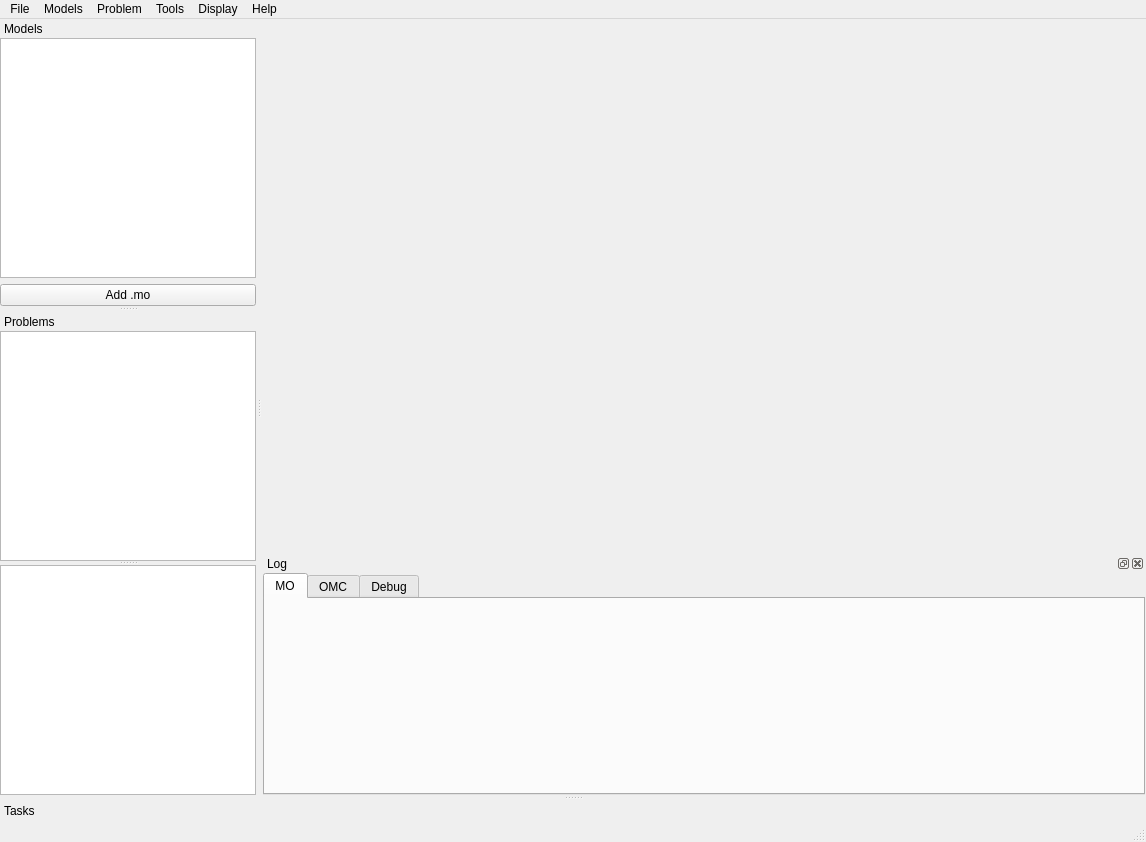
<?xml version="1.0" encoding="UTF-8"?>
<ui version="4.0">
 <class>MainWindowClass</class>
 <widget class="QMainWindow" name="MainWindowClass">
  <property name="geometry">
   <rect>
    <x>0</x>
    <y>0</y>
    <width>1146</width>
    <height>842</height>
   </rect>
  </property>
  <property name="windowTitle">
   <string>OMOptim</string>
  </property>
  <property name="windowIcon">
   <iconset resource="Resources/OMOptim.qrc">
    <normaloff>:/icons/Sync</normaloff>:/icons/Sync</iconset>
  </property>
  <property name="styleSheet">
   <string/>
  </property>
  <property name="dockOptions">
   <set>QMainWindow::AllowNestedDocks|QMainWindow::AllowTabbedDocks|QMainWindow::AnimatedDocks</set>
  </property>
  <widget class="QWidget" name="centralWidget">
   <layout class="QGridLayout">
    <property name="leftMargin">
     <number>1</number>
    </property>
    <property name="topMargin">
     <number>1</number>
    </property>
    <property name="rightMargin">
     <number>1</number>
    </property>
    <property name="bottomMargin">
     <number>0</number>
    </property>
    <property name="spacing">
     <number>1</number>
    </property>
    <item row="0" column="0">
     <widget class="QSplitter" name="splitterH">
      <property name="sizePolicy">
       <sizepolicy hsizetype="Expanding" vsizetype="Preferred">
        <horstretch>0</horstretch>
        <verstretch>2</verstretch>
       </sizepolicy>
      </property>
      <property name="orientation">
       <enum>Qt::Horizontal</enum>
      </property>
      <widget class="QWidget" name="widgetToDelete" native="true">
       <property name="sizePolicy">
        <sizepolicy hsizetype="Expanding" vsizetype="Fixed">
         <horstretch>10</horstretch>
         <verstretch>10</verstretch>
        </sizepolicy>
       </property>
       <zorder>dockLog</zorder>
       <zorder>dockLog</zorder>
       <zorder>dockLog</zorder>
       <zorder>dockLog</zorder>
       <zorder>dockLog</zorder>
      </widget>
     </widget>
    </item>
    <item row="2" column="0">
     <widget class="QDockWidget" name="dockLog">
      <property name="sizePolicy">
       <sizepolicy hsizetype="Minimum" vsizetype="Maximum">
        <horstretch>0</horstretch>
        <verstretch>0</verstretch>
       </sizepolicy>
      </property>
      <property name="minimumSize">
       <size>
        <width>186</width>
        <height>163</height>
       </size>
      </property>
      <property name="allowedAreas">
       <set>Qt::BottomDockWidgetArea</set>
      </property>
      <property name="windowTitle">
       <string>Log</string>
      </property>
      <widget class="QWidget" name="dockWidgetContents">
       <layout class="QHBoxLayout">
        <property name="spacing">
         <number>0</number>
        </property>
        <property name="margin">
         <number>0</number>
        </property>
        <item>
         <widget class="QTabWidget" name="TabWidget">
          <property name="sizePolicy">
           <sizepolicy hsizetype="Expanding" vsizetype="Preferred">
            <horstretch>0</horstretch>
            <verstretch>0</verstretch>
           </sizepolicy>
          </property>
          <property name="currentIndex">
           <number>0</number>
          </property>
          <property name="elideMode">
           <enum>Qt::ElideNone</enum>
          </property>
          <widget class="QWidget" name="Tab">
           <attribute name="title">
            <string>MO</string>
           </attribute>
           <layout class="QHBoxLayout" name="horizontalLayout_2">
            <property name="margin">
             <number>0</number>
            </property>
            <item>
             <layout class="QGridLayout" name="layoutTextLog"/>
            </item>
           </layout>
          </widget>
          <widget class="QWidget" name="Tab_2">
           <attribute name="title">
            <string>OMC</string>
           </attribute>
           <layout class="QGridLayout">
            <property name="margin">
             <number>0</number>
            </property>
            <property name="spacing">
             <number>0</number>
            </property>
            <item row="0" column="0">
             <widget class="QTextBrowser" name="textOMC"/>
            </item>
           </layout>
          </widget>
          <widget class="QWidget" name="TabDebug">
           <attribute name="title">
            <string>Debug</string>
           </attribute>
           <layout class="QHBoxLayout" name="horizontalLayout">
            <property name="spacing">
             <number>0</number>
            </property>
            <property name="margin">
             <number>0</number>
            </property>
            <item>
             <widget class="QTextEdit" name="textDebug">
              <property name="sizePolicy">
               <sizepolicy hsizetype="Expanding" vsizetype="Ignored">
                <horstretch>0</horstretch>
                <verstretch>0</verstretch>
               </sizepolicy>
              </property>
             </widget>
            </item>
           </layout>
          </widget>
         </widget>
        </item>
       </layout>
       <zorder>TabWidget</zorder>
       <zorder></zorder>
      </widget>
     </widget>
    </item>
   </layout>
  </widget>
  <widget class="QMenuBar" name="menuBar">
   <property name="geometry">
    <rect>
     <x>0</x>
     <y>0</y>
     <width>1146</width>
     <height>27</height>
    </rect>
   </property>
   <widget class="QMenu" name="menuFile">
    <property name="title">
     <string>File</string>
    </property>
    <addaction name="actionNewProject"/>
    <addaction name="actionLoadProject"/>
    <addaction name="actionSaveProject"/>
    <addaction name="separator"/>
    <addaction name="actionClearRecent"/>
    <addaction name="actionQuit"/>
   </widget>
   <widget class="QMenu" name="menuProblem">
    <property name="title">
     <string>Problem</string>
    </property>
    <widget class="QMenu" name="menuAddProblem">
     <property name="title">
      <string>Add problem</string>
     </property>
     <addaction name="actionNewOneSimulation"/>
     <addaction name="actionNewOptimization"/>
     <addaction name="actionNewProblemEI"/>
    </widget>
    <addaction name="menuAddProblem"/>
   </widget>
   <widget class="QMenu" name="menuDisplay">
    <property name="title">
     <string>Display</string>
    </property>
   </widget>
   <widget class="QMenu" name="menuTools">
    <property name="title">
     <string>Tools</string>
    </property>
    <widget class="QMenu" name="menuOMC">
     <property name="title">
      <string>OMC</string>
     </property>
     <addaction name="actionOMCShell"/>
     <addaction name="actionOMCClear"/>
    </widget>
    <addaction name="menuOMC"/>
    <addaction name="actionSettings"/>
   </widget>
   <widget class="QMenu" name="menuOptions">
    <property name="title">
     <string>Models</string>
    </property>
    <addaction name="actionLoadMoFile"/>
    <addaction name="actionLoadModelicaLibrary"/>
   </widget>
   <widget class="QMenu" name="menuAbout">
    <property name="title">
     <string>Help</string>
    </property>
    <addaction name="actionAboutOMOptim"/>
    <addaction name="actionAboutQt"/>
    <addaction name="actionHelp"/>
   </widget>
   <addaction name="menuFile"/>
   <addaction name="menuOptions"/>
   <addaction name="menuProblem"/>
   <addaction name="menuTools"/>
   <addaction name="menuDisplay"/>
   <addaction name="menuAbout"/>
  </widget>
  <widget class="QStatusBar" name="statusBar"/>
  <widget class="QDockWidget" name="dockModels">
   <property name="floating">
    <bool>false</bool>
   </property>
   <property name="features">
    <set>QDockWidget::DockWidgetMovable</set>
   </property>
   <property name="allowedAreas">
    <set>Qt::LeftDockWidgetArea|Qt::RightDockWidgetArea</set>
   </property>
   <property name="windowTitle">
    <string>Models</string>
   </property>
   <attribute name="dockWidgetArea">
    <number>1</number>
   </attribute>
   <widget class="QWidget" name="dockWidgetContents_2">
    <layout class="QVBoxLayout" name="verticalLayout">
     <property name="margin">
      <number>0</number>
     </property>
     <item>
      <widget class="QTreeView" name="treeModClass">
       <property name="headerHidden">
        <bool>true</bool>
       </property>
      </widget>
     </item>
     <item>
      <widget class="QPushButton" name="pushLoadMoFile">
       <property name="text">
        <string>Add .mo</string>
       </property>
       <property name="icon">
        <iconset resource="Resources/OMOptim.qrc">
         <normaloff>:/icons/Folder</normaloff>:/icons/Folder</iconset>
       </property>
      </widget>
     </item>
    </layout>
   </widget>
  </widget>
  <widget class="QDockWidget" name="dockProblems">
   <property name="floating">
    <bool>false</bool>
   </property>
   <property name="features">
    <set>QDockWidget::DockWidgetMovable</set>
   </property>
   <property name="allowedAreas">
    <set>Qt::LeftDockWidgetArea|Qt::RightDockWidgetArea</set>
   </property>
   <property name="windowTitle">
    <string>Problems</string>
   </property>
   <attribute name="dockWidgetArea">
    <number>1</number>
   </attribute>
   <widget class="QWidget" name="dockWidgetContents_3">
    <layout class="QVBoxLayout" name="verticalLayout_2">
     <property name="spacing">
      <number>0</number>
     </property>
     <property name="margin">
      <number>0</number>
     </property>
     <item>
      <widget class="QSplitter" name="splitter">
       <property name="orientation">
        <enum>Qt::Vertical</enum>
       </property>
       <widget class="QTreeView" name="treeOMCases"/>
       <widget class="QTreeView" name="treeResults"/>
      </widget>
     </item>
    </layout>
   </widget>
  </widget>
  <widget class="QDockWidget" name="dockProgress">
   <property name="features">
    <set>QDockWidget::NoDockWidgetFeatures</set>
   </property>
   <property name="allowedAreas">
    <set>Qt::BottomDockWidgetArea</set>
   </property>
   <property name="windowTitle">
    <string>Tasks</string>
   </property>
   <attribute name="dockWidgetArea">
    <number>8</number>
   </attribute>
   <widget class="QWidget" name="dockWidgetContents_4">
    <layout class="QHBoxLayout" name="horizontalLayout_4">
     <property name="spacing">
      <number>0</number>
     </property>
     <property name="margin">
      <number>0</number>
     </property>
     <item>
      <layout class="QHBoxLayout" name="layoutProgress"/>
     </item>
    </layout>
   </widget>
  </widget>
  <action name="actionNewProject">
   <property name="text">
    <string>New project ...</string>
   </property>
  </action>
  <action name="actionSaveProject">
   <property name="text">
    <string>Save project</string>
   </property>
   <property name="shortcut">
    <string>Ctrl+S</string>
   </property>
  </action>
  <action name="actionLoadProject">
   <property name="text">
    <string>Load project ...</string>
   </property>
   <property name="shortcut">
    <string>Ctrl+O</string>
   </property>
  </action>
  <action name="actionNewOneSimulation">
   <property name="text">
    <string>Simulation</string>
   </property>
  </action>
  <action name="actionQuit">
   <property name="text">
    <string>Quit</string>
   </property>
  </action>
  <action name="actionLog">
   <property name="checkable">
    <bool>true</bool>
   </property>
   <property name="text">
    <string>Log</string>
   </property>
  </action>
  <action name="actionNewOptimization">
   <property name="text">
    <string>Optimization</string>
   </property>
  </action>
  <action name="actionOMC">
   <property name="text">
    <string>OMC</string>
   </property>
  </action>
  <action name="actionAttachDatabase">
   <property name="text">
    <string>Attach database...</string>
   </property>
  </action>
  <action name="actionDatabases">
   <property name="text">
    <string>Databases...</string>
   </property>
  </action>
  <action name="actionClearRecent">
   <property name="text">
    <string>Clear recent files list</string>
   </property>
  </action>
  <action name="actionRecompileModel">
   <property name="text">
    <string>Recompile model</string>
   </property>
  </action>
  <action name="actionUpdateDsin">
   <property name="text">
    <string>Update dsin.txt ...</string>
   </property>
  </action>
  <action name="actionOMCShell">
   <property name="text">
    <string>Shell</string>
   </property>
  </action>
  <action name="actionOMCClear">
   <property name="text">
    <string>Clear</string>
   </property>
  </action>
  <action name="actionNewVariableDet">
   <property name="text">
    <string>Variable determination</string>
   </property>
  </action>
  <action name="actionSettings">
   <property name="text">
    <string>Settings...</string>
   </property>
  </action>
  <action name="actionLoadMoFile">
   <property name="text">
    <string>Load Mo File...</string>
   </property>
  </action>
  <action name="actionEITarget">
   <property name="text">
    <string>EITarget</string>
   </property>
  </action>
  <action name="actionNewMER">
   <property name="text">
    <string>MER</string>
   </property>
  </action>
  <action name="actionNewTarget">
   <property name="text">
    <string>Target</string>
   </property>
  </action>
  <action name="actionNewProblemEI">
   <property name="text">
    <string>EI</string>
   </property>
  </action>
  <action name="actionAboutOMOptim">
   <property name="text">
    <string>About OMOptim ...</string>
   </property>
  </action>
  <action name="actionAboutQt">
   <property name="text">
    <string>About Qt ...</string>
   </property>
  </action>
  <action name="actionLoadModelicaLibrary">
   <property name="text">
    <string>Load Modelica Library</string>
   </property>
  </action>
  <action name="actionHelp">
   <property name="text">
    <string>Help ...</string>
   </property>
   <property name="shortcut">
    <string>F1</string>
   </property>
  </action>
 </widget>
 <layoutdefault spacing="6" margin="11"/>
 <resources>
  <include location="Resources/OMOptim.qrc"/>
 </resources>
 <connections/>
</ui>
